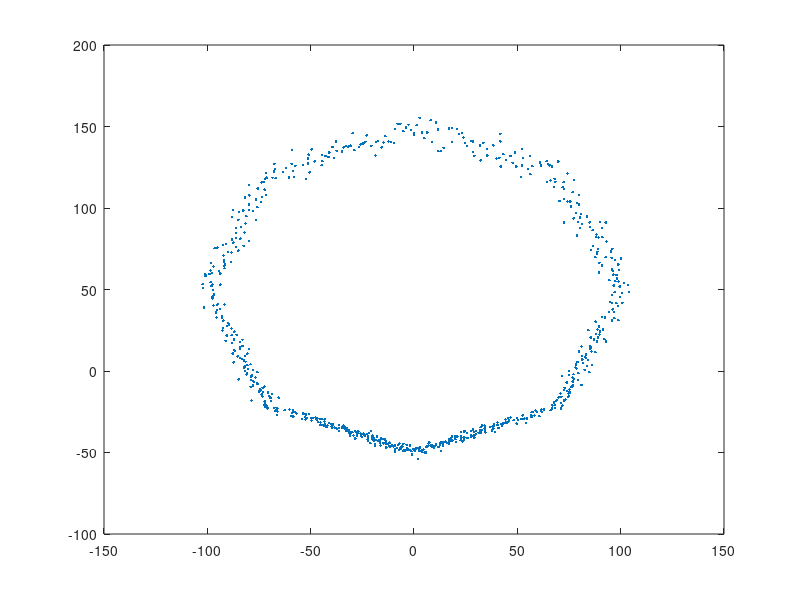

Recreate this plot in MATLAB. (Note: this script raises an error after producing the figure.)
close all
clear all

load estimate_set1.mat
%load estimate_set2.mat
%load estimate_set3.mat

theta = dist(:,1);
rho = dist(:,2);

var = (rho.^2)./(10^3);
w = 1./var;

figure
plot(rho.*cos(theta),rho.*sin(theta), '.');
hold on;


% fig_num = figure;
% hold on

points = [rho.*cos(theta), rho.*sin(theta)];

mid = floor( length(points) / 2 );
e = length(points);

maxErr = 18;

% detectBreakpoints(points, 50)
[ms1, bs1] = arSAM(w(1:mid), rho(1:mid), theta(1:mid), points(1:mid, :), maxErr);
[ms2, bs2] = arSAM(w(mid:end), rho(mid:end), theta(mid:end), points(mid:end, :), maxErr);

axis([-150 150 -100 200]);

function bp = detectBreakpoints(points, maxDist)
    bp = [];
    for i = 1:length(points)-1
        d = distBetweenPoints(points(i, :), points(i+1, :));
        if d > maxDist
            bp = horzcat(bp, i);
            plot([points(i, 1),points(i+1, 1)], [points(i, 2),points(i+1, 2)], 'x');
        end
    end
end

function [ms, bs] = arSAM(w, rho, theta, points, maxDist)
    [alpha, r] = calcAlphaR(w, rho, theta);
    [m, b] = calcSlopeIntercept(alpha, r);
    ds = distToLine(points, m, b);
    foundBreak = 0;
    [val, index] = max(ds);
    while not(foundBreak) && index <= length(ds)
        if (index >= length(ds)) || (val < maxDist) || (ds(index+1) > maxDist)
            foundBreak = 1;
        else
            ds(index) = 0;
        end
        [val, index] = max(ds);
    end
    
    if index <= 10 || length(w(index:end)) <= 10 
        middle = ceil(length(w)/2);
        w = circshift(w, middle - index);
        rho = circshift(rho, middle - index);
        theta = circshift(theta, middle - index);
        points = circshift(points, middle - index);
        index = middle;
    end
    
    minPoints = 10;
    if val > maxDist && length(w(1:index)) > minPoints && length(w(index:end)) > minPoints 
        [m1, b1] = arSAM(    w(1:index),     rho(1:index),     theta(1:index),     points(1:index, :), maxDist);
        [m2, b2] = arSAM(w(index+1:end), rho(index+1:end), theta(index+1:end), points(index+1:end, :), maxDist);
        
        ms = horzcat(m1, m2);
        bs = horzcat(b1, b2);
    else
        ms = m;
        bs = b;
        x = -400:0.1:400;
        y = m * x + b;
        xmax = max(points(:, 1));
        xmin = min(points(:, 1));
        ymax = max(points(:, 2));
        ymin = min(points(:, 2));
        if xmax-xmin > ymax-ymin
            plot(x(x < xmax & x > xmin), y(x < xmax & x > xmin), 'r', 'LineWidth', 2);
        else
            plot(x(y < ymax & y > ymin), y(y < ymax & y > ymin), 'r', 'LineWidth', 2);
        end
    end
end

function [ms, bs] = SAM(w, rho, theta, points, s, e, maxDist)
    m = ( points(s, 2) - points(e, 2) ) / ( points(s, 1) - points(e, 1) );
    if isnan(m)
        m = 10000;
    end
    b = points(s, 2) - m * points(s, 1);
    ds = distToLine(points(s:e, :), m, b);
    [val, index] = max(ds);
    
    if val > maxDist && abs(e-s) > 25
        [m1, b1] = SAM(w, rho, theta, points,         s, s + index - 1, maxDist);
        [m2, b2] = SAM(w, rho, theta, points, s + index,             e, maxDist);
        ms = horzcat(m1, m2);
        bs = horzcat(b1, b2);
    else
        ms = m;
        bs = b;
        x = -400:0.1:400;
        y = m * x + b;
        xmax = max(points(s:e, 1));
        xmin = min(points(s:e, 1));
        ymax = max(points(s:e, 2));
        ymin = min(points(s:e, 2));
        if xmax-xmin > ymax-ymin
            plot(x(x < xmax & x > xmin), y(x < xmax & x > xmin), 'r', 'LineWidth', 3);
        else
            plot(x(y < ymax & y > ymin), y(y < ymax & y > ymin), 'r', 'LineWidth', 3);
        end
    end
end

function [alpha, r] = calcAlphaR(w, rho, theta)
    sum2 = 0;
    sum4 = 0;

    sum1 = sum(w .* (rho.^2) .* sin(2*theta));
    sum3 = sum(w .* (rho.^2) .* cos(2*theta));
    sumW = sum(w);
    for i = 1:length(w)
        for j = 1:length(w)
            sum2 = sum2 + ( w(i) * w(j) * rho(i) * rho(j) * cos( theta(i) ) * sin( theta(j) ) );
            sum4 = sum4 + ( w(i) * w(j) * rho(i) * rho(j) * cos( theta(i) + theta(j) ) );
        end
    end

    % sum1 = SUM w_i p_i^2 sin(2 theta_i)
    % sum2 = SUM SUM w_i w_j p_i p_j cos(theta_i) sin(theta_j)
    % sum3 = SUM w_i p_i^2 cos(2 theta_i)
    % sum4 = SUM SUM w_i w_j p_i p_j cos(theta_i + theta_j)
    % alpha = 1/2 * atan( (sum1 - 2/(sum w) * sum2) / (sum3 - 1/(sum w) * sum4)

    alpha = 1/2 * atan2( (sum1 - (2/sumW * sum2)), (sum3 - (1/sumW * sum4))) + pi/2;

    % sum5 = SUM w_i p_i cos( theta_i - alpha)

    sum5 = sum(w .* rho .* cos(theta - alpha));
    r = sum5 / sumW;
end

function [m, b] = calcSlopeIntercept(alpha, r)
    p1 = [r * cos(alpha), r * sin(alpha)];
    p2 = p1 + [10 * cos(alpha + pi/2), 10 * sin(alpha + pi/2)];

    m = (p2(2) - p1(2))/(p2(1) - p1(1));
    b = p2(2) - (m * p2(1)); 
end

function d = distToLine(p, m, b)
    % d = max( abs((m*p(:, 1)+b) - p(:, 2)), abs((p(:, 2) - b)/m - p(:, 1)));
    d = abs( -m * p(:, 1) + p(:, 2) - b) / sqrt(m^2 + 1);
end

function d = distBetweenPoints(p1, p2)
    d = sqrt( (p1(2) - p2(2))^2 + (p1(1) - p2(2))^2 );
end

function md = mahalanobis(a, r, theta, p)
    md = (a - theta(:)).^2 + (r - p(:)).^2;
end